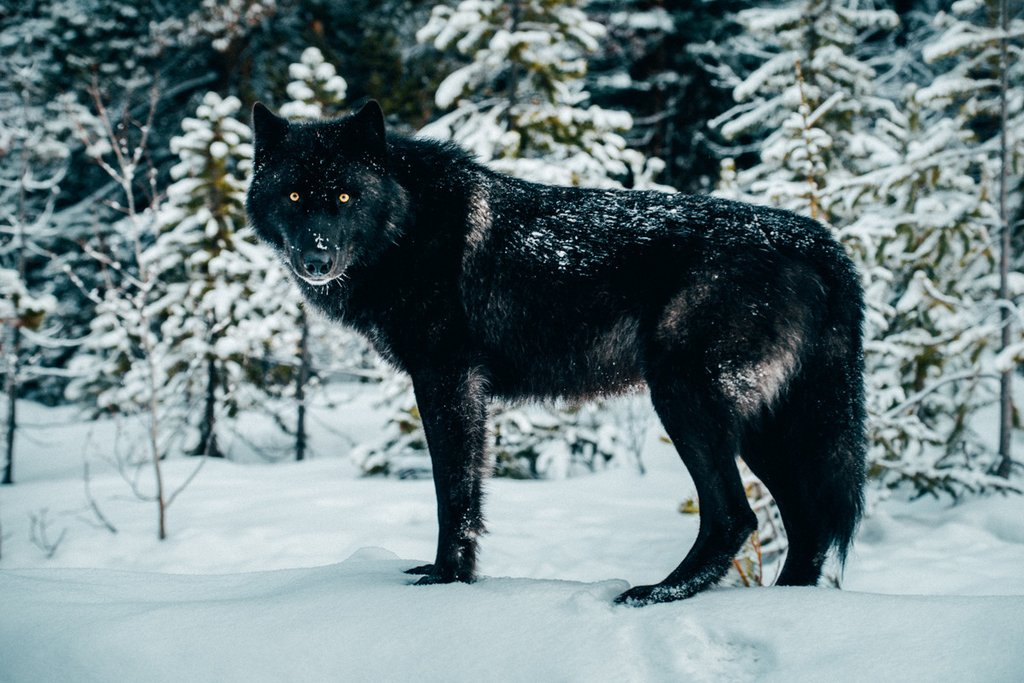
#> input picture Assignment 0/dog.jpg, 1024 x 683 px
$ python 'assignment 0.py'
#> lines starting #> are read from the running program, lines starting #| are printed output that depends on the picture
import random

import cv2
import numpy

# makes variable for image
image = cv2.imread("dog.jpg")
#> image is the input picture: shape (683, 1024, 3); mean B, G, R 131.2, 128.4, 111.1

# gets width and height from image
rows = image.shape[0]
#> rows = 683
columns = image.shape[1]
#> columns = 1024

# prints original width and height
print("Original size: " + str(columns) + " x " + str(rows))
#| Original size: 1024 x 683

# gets scale number
scale = float(input("Enter the scale factor (1.01 - 1.25 optimal): "))
#> the answer given: 1

# calculates new dimensions
new_rows = rows * scale
#> new_rows = 683
new_columns = columns * scale
#> new_columns = 1024
# changes to integer so it is a whole number
# because pixels must be in a whole number
new_rows = int(new_rows)
new_columns = int(new_columns)

# print new dimensions
print("Scaled size: " + str(new_columns) + " x " + str(new_rows))
#| Scaled size: 1024 x 683

# makes blank image (array)
new_image = numpy.zeros((new_rows, new_columns, 3), numpy.float32)

# calculate new image copy start point
# middle row minus half height of image
row_difference = (new_rows // 2) - (rows // 2)
#> row_difference = 0
# middle column minus half width of image
column_difference = (new_columns // 2) - (columns // 2)
#> column_difference = 0

# places original image onto new image
# iterates through each row
for i in range(rows):
    # iterates through each column
    for j in range(columns):
        # new image
        # equals pixel from original image
        new_image[i + row_difference][j + column_difference] = image[i][j]

# randomizes each pixel of border with a random color from original image
# iterates through each row
for i in range(new_rows):
    # iterates through each column
    for j in range(new_columns):
        # upper border
        if i < row_difference:
            random_row = random.randint(0, rows - 1)
            random_column = random.randint(0, columns - 1)
            new_image[i][j] = image[random_row, random_row]
        # bottom border
        if i >= new_rows - row_difference:
            random_row = random.randint(0, rows - 1)
            random_column = random.randint(0, columns - 1)
            new_image[i][j] = image[random_row, random_row]
        # left border
        if j < column_difference:
            random_row = random.randint(0, rows - 1)
            random_column = random.randint(0, columns - 1)
            new_image[i][j] = image[random_row, random_row]
        # right border
        if j >= new_columns - column_difference:
            random_row = random.randint(0, rows - 1)
            random_column = random.randint(0, columns - 1)
            new_image[i][j] = image[random_row, random_row]

"""
# grayscale
# iterates through each row
for i in range(new_rows):
    # iterates through each column
    for j in range(new_columns):
        # pixel equals each pixel
        pixel = new_image[i, j]
        # blue color
        b = pixel[0]
        # green color
        g = pixel[1]
        # red color
        r = pixel[2]
        # grayscale formulaa
        gray = (b + g + r) / 3
        # replaces blue color
        pixel[0] = gray
        # replaces green color
        pixel[1] = gray
        # replaces red color
        pixel[2] = gray
"""

# saves new image
cv2.imwrite("new_dog.jpg", new_image)

# shows nwe image
cv2.imshow("new image", new_image)
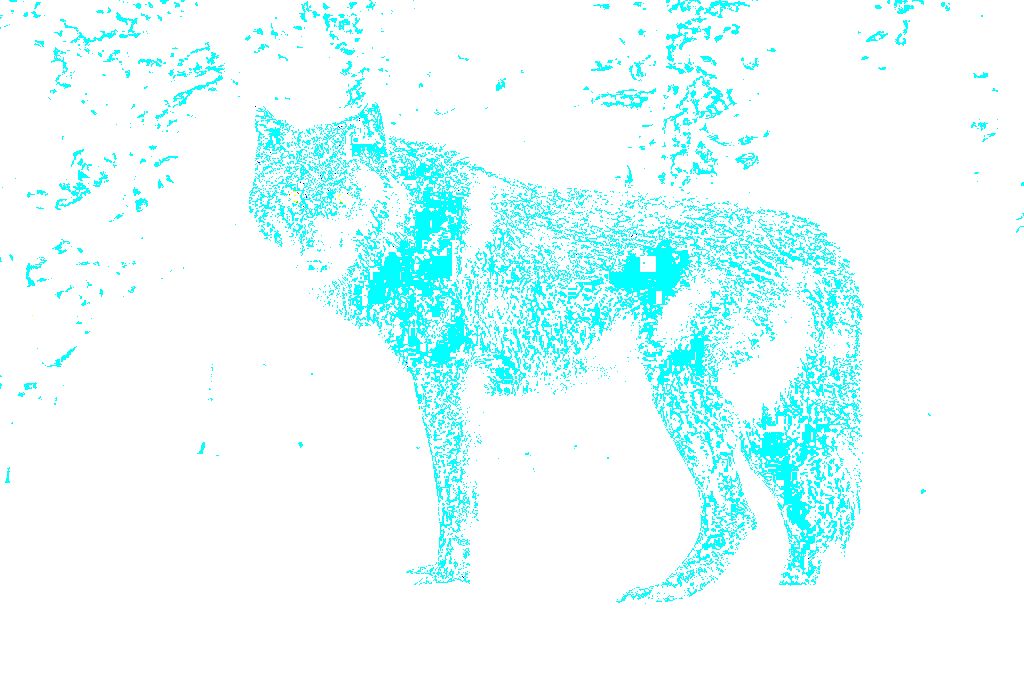
#> window 'new image': shape (683, 1024, 3); mean B, G, R 255, 255, 230.9
